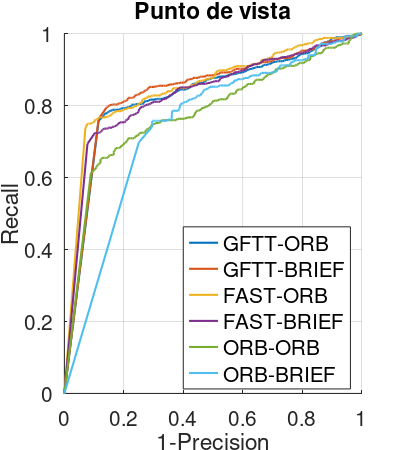

MATLAB code to generate this figure:
clear all;
close all;
clc;

width = 4;     % Width in inches
height = 4.5;    % Height in inches
alw = 0.75;    % AxesLineWidth
fsz = 15;      % Fontsize
lw = 1.5;      % LineWidth
msz = 6;       % MarkerSize

figure(1);
pos = get(gcf, 'Position');
set(gcf, 'Position', [pos(1) pos(2) width*100, height*100]); %<- Set size
set(gca, 'FontSize', fsz, 'LineWidth', alw); %<- Set properties

hold on;
grid off;

file=csvread('GFTT-ORB.csv');
r=file(:,1);
p=file(:,2);
p1=plot(p,r,'LineWidth',lw);

file=csvread('GFTT-BRIEF.csv');
r=file(:,1);
p=file(:,2);
p2=plot(p,r,'LineWidth',lw);

file=csvread('FAST-ORB.csv');
r=file(:,1);
p=file(:,2);
p3=plot(p,r,'LineWidth',lw);

file=csvread('FAST-BRIEF.csv');
r=file(:,1);
p=file(:,2);
p4=plot(p,r,'LineWidth',lw);

file=csvread('ORB-ORB.csv');
r=file(:,1);
p=file(:,2);
p5=plot(p,r,'LineWidth',lw);

file=csvread('ORB-BRIEF.csv');
r=file(:,1);
p=file(:,2);
p6=plot(p,r,'LineWidth',lw);

title('Punto de vista');
xlabel('1-Precision');
ylabel('Recall');
grid on

a=axes('position',get(gca,'position'),'visible','off');
legend(a,[p1 p2 p3 p4 p5 p6],'GFTT-ORB','GFTT-BRIEF','FAST-ORB','FAST-BRIEF',
'ORB-ORB','ORB-BRIEF','FontSize', fsz, 'Location','SouthEast');
hold off

% Here we preserve the size of the image when we save it.
set(gcf,'InvertHardcopy','on');
set(gcf,'PaperUnits', 'inches');
papersize = get(gcf, 'PaperSize');
left = (papersize(1)- width)/2;
bottom = (papersize(2)- height)/2;
myfiguresize = [left, bottom, width, height];
set(gcf,'PaperPosition', myfiguresize);
 
% Save the file as PNG
 print('ViewpointRP','-dpng','-r300');